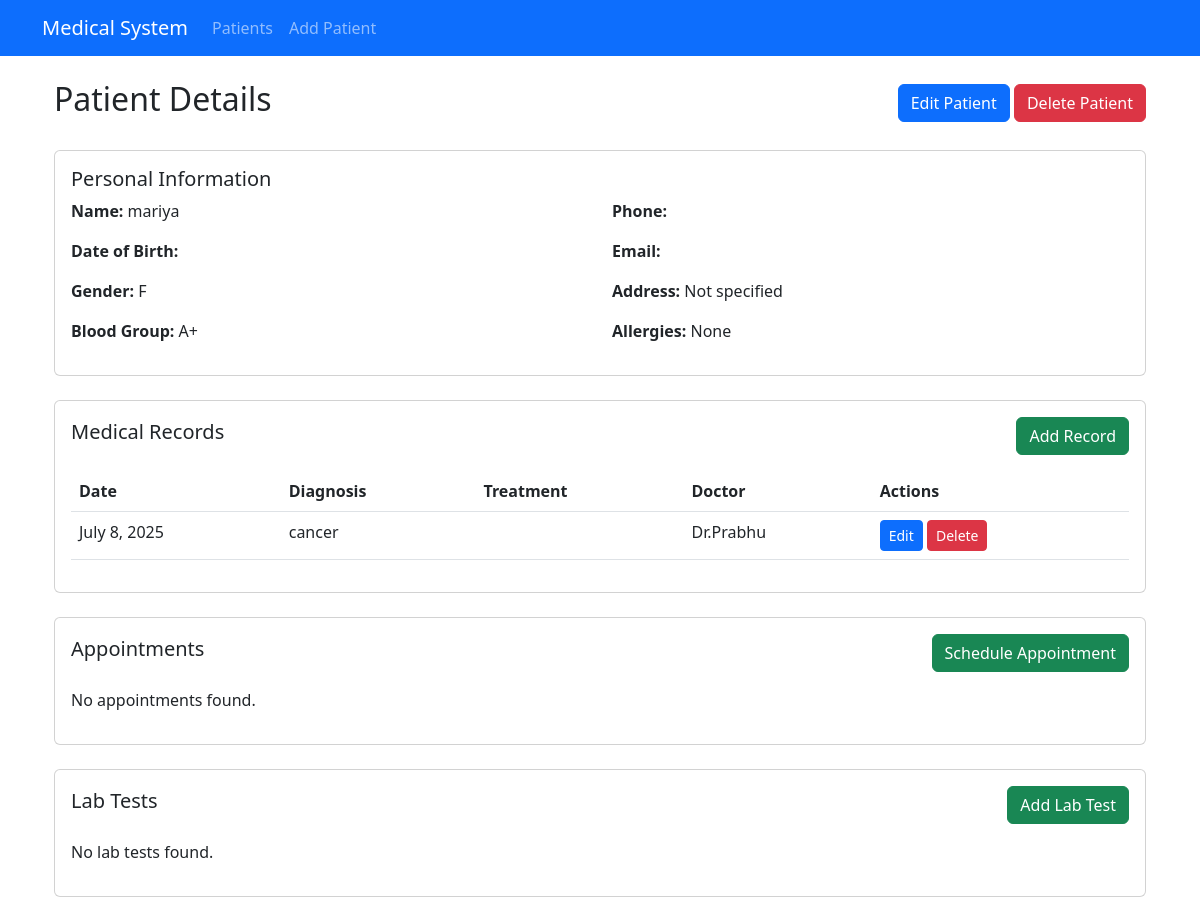
Screenshot of /patients/patient/1/ with the database file from the repository.
### patients/models.py (models this page shows, shortened)
class Patient(models.Model):
    GENDER_CHOICES = [
        ('M', 'Male'),
        ('F', 'Female'),
        ('O', 'Other'),
    ]
    name = models.CharField(max_length=100)
    age = models.IntegerField()
    gender = models.CharField(max_length=1, choices=GENDER_CHOICES)
    contact = models.CharField(max_length=20)
    address = models.TextField(blank=True)
    blood_group = models.CharField(max_length=5, blank=True)
    allergies = models.TextField(blank=True)
    created_at = models.DateTimeField(default=timezone.now)
    updated_at = models.DateTimeField(auto_now=True)

class MedicalRecord(models.Model):
    patient = models.ForeignKey(Patient, on_delete=models.CASCADE, related_name='medical_records')
    date = models.DateField()
    diagnosis = models.TextField()
    prescription = models.TextField()
    doctor = models.CharField(max_length=100)
    created_at = models.DateTimeField(default=timezone.now)
    updated_at = models.DateTimeField(auto_now=True)

### patients/views.py (the view)
# urls.py: path('patient/<int:pk>/', views.patient_detail, name='patient_detail'),
def patient_detail(request, pk):
    patient = get_object_or_404(Patient, pk=pk)
    medical_records = patient.medical_records.all().order_by('-date')
    appointments = patient.appointments.all().order_by('date')
    lab_tests = patient.lab_tests.all().order_by('-test_date')
    return render(request, 'patients/patient_detail.html', {
        'patient': patient,
        'medical_records': medical_records,
        'appointments': appointments,
        'lab_tests': lab_tests
    })

### patients/templates/patients/patient_detail.html (shortened to what this page needs)
{% extends 'patients/base.html' %}
{% load crispy_forms_tags %}
{% block content %}
<div class="container mt-4">
    <div class="row">
        <div class="col-md-12">
            <div class="d-flex justify-content-between align-items-center mb-4">
                <h2>Patient Details</h2>
                <div>
                    <a href="{% url 'patient_update' patient.pk %}" class="btn btn-primary">Edit Patient</a>
                    <a href="{% url 'patient_delete' patient.pk %}" class="btn btn-danger">Delete Patient</a>
                </div>
            </div>
            <div class="card mb-4">
                <div class="card-body">
                    <h5 class="card-title">Personal Information</h5>
                    <div class="row">
                        <div class="col-md-6">
                            <p><strong>Name:</strong> {{ patient.name }}</p>
                            <p><strong>Date of Birth:</strong> {{ patient.date_of_birth }}</p>
                            <p><strong>Gender:</strong> {{ patient.gender }}</p>
                            <p><strong>Blood Group:</strong> {{ patient.blood_group|default:"Not specified" }}</p>
                        </div>
                        <div class="col-md-6">
                            <p><strong>Phone:</strong> {{ patient.phone }}</p>
                            <p><strong>Email:</strong> {{ patient.email }}</p>
                            <p><strong>Address:</strong> {{ patient.address|default:"Not specified" }}</p>
                            <p><strong>Allergies:</strong> {{ patient.allergies|default:"None" }}</p>
                        </div>
                    </div>
                </div>
            </div>
            <div class="card mb-4">
                <div class="card-body">
                    <div class="d-flex justify-content-between align-items-center mb-3">
                        <h5 class="card-title">Medical Records</h5>
                        <a href="{% url 'medical_record_create' patient.pk %}" class="btn btn-success">Add Record</a>
                    </div>
                    {% if medical_records %}
                        <div class="table-responsive">
                            <table class="table">
                                <thead>
                                    <tr>
                                        <th>Date</th>
                                        <th>Diagnosis</th>
                                        <th>Treatment</th>
                                        <th>Doctor</th>
                                        <th>Actions</th>
                                    </tr>
                                </thead>
                                <tbody>
                                    {% for record in medical_records %}
                                    <tr>
                                        <td>{{ record.date }}</td>
                                        <td>{{ record.diagnosis }}</td>
                                        <td>{{ record.treatment }}</td>
                                        <td>{{ record.doctor }}</td>
                                        <td>
                                            <a href="{% url 'medical_record_update' record.pk %}" class="btn btn-sm btn-primary">Edit</a>
                                            <a href="{% url 'medical_record_delete' record.pk %}" class="btn btn-sm btn-danger">Delete</a>
                                        </td>
                                    </tr>
                                    {% endfor %}
                                </tbody>
                            </table>
                        </div>
                    {% else %}
                        <p>No medical records found.</p>
                    {% endif %}
                </div>
            </div>
            <div class="card mb-4">
                <div class="card-body">
                    <div class="d-flex justify-content-between align-items-center mb-3">
                        <h5 class="card-title">Appointments</h5>
                        <a href="{% url 'appointment_create' patient.pk %}" class="btn btn-success">Schedule Appointment</a>
                    </div>
                    {% if appointments %}
                        <div class="table-responsive">
                            <table class="table">
                                <thead>
                                    <tr>
                                        <th>Date</th>
                                        <th>Time</th>
                                        <th>Doctor</th>
                                        <th>Purpose</th>
                                        <th>Status</th>
                                        <th>Actions</th>
                                    </tr>
                                </thead>
                                <tbody>
                                    {% for appointment in appointments %}
                                    <tr>
                                        <td>{{ appointment.date }}</td>
                                        <td>{{ appointment.time }}</td>
                                        <td>{{ appointment.doctor }}</td>
                                        <td>{{ appointment.purpose }}</td>
                                        <td>{{ appointment.status }}</td>
                                        <td>
                                            <a href="{% url 'appointment_update' appointment.pk %}" class="btn btn-sm btn-primary">Edit</a>
                                            <a href="{% url 'appointment_delete' appointment.pk %}" class="btn btn-sm btn-danger">Delete</a>
                                        </td>
                                    </tr>
                                    {% endfor %}
                                </tbody>
                            </table>
                        </div>
                    {% else %}
                        <p>No appointments found.</p>
                    {% endif %}
                </div>
            </div>
            <div class="card mb-4">
                <div class="card-body">
                    <div class="d-flex justify-content-between align-items-center mb-3">
                        <h5 class="card-title">Lab Tests</h5>
                        <a href="{% url 'lab_test_create' patient.pk %}" class="btn btn-success">Add Lab Test</a>
                    </div>
                    {% if lab_tests %}
                        <div class="table-responsive">
                            <table class="table">
                                <thead>
                                    <tr>
                                        <th>Test Name</th>
                                        <th>Date</th>
                                        <th>Doctor</th>
                                        <th>Status</th>
                                        <th>Result</th>
                                        <th>Actions</th>
                                    </tr>
                                </thead>
                                <tbody>
                                    {% for test in lab_tests %}
                                    <tr>
                                        <td>{{ test.test_name }}</td>
                                        <td>{{ test.test_date }}</td>
                                        <td>{{ test.doctor }}</td>
                                        <td>{{ test.status }}</td>
                                        <td>{{ test.result|default:"Pending" }}</td>
                                        <td>
                                            <a href="{% url 'lab_test_update' test.pk %}" class="btn btn-sm btn-primary">Edit</a>
                                            <a href="{% url 'lab_test_delete' test.pk %}" class="btn btn-sm btn-danger">Delete</a>
                                        </td>
                                    </tr>
                                    {% endfor %}
                                </tbody>
                            </table>
                        </div>
                    {% else %}
                        <p>No lab tests found.</p>
                    {% endif %}
                </div>
            </div>
        </div>
    </div>
</div>
{% endblock %}

### rows the page displays
Patient: name "mariya", gender "F", blood_group "A+", address "Not specified", allergies "None"
MedicalRecord: date "July 8, 2025", diagnosis "cancer", doctor "Dr.Prabhu"
